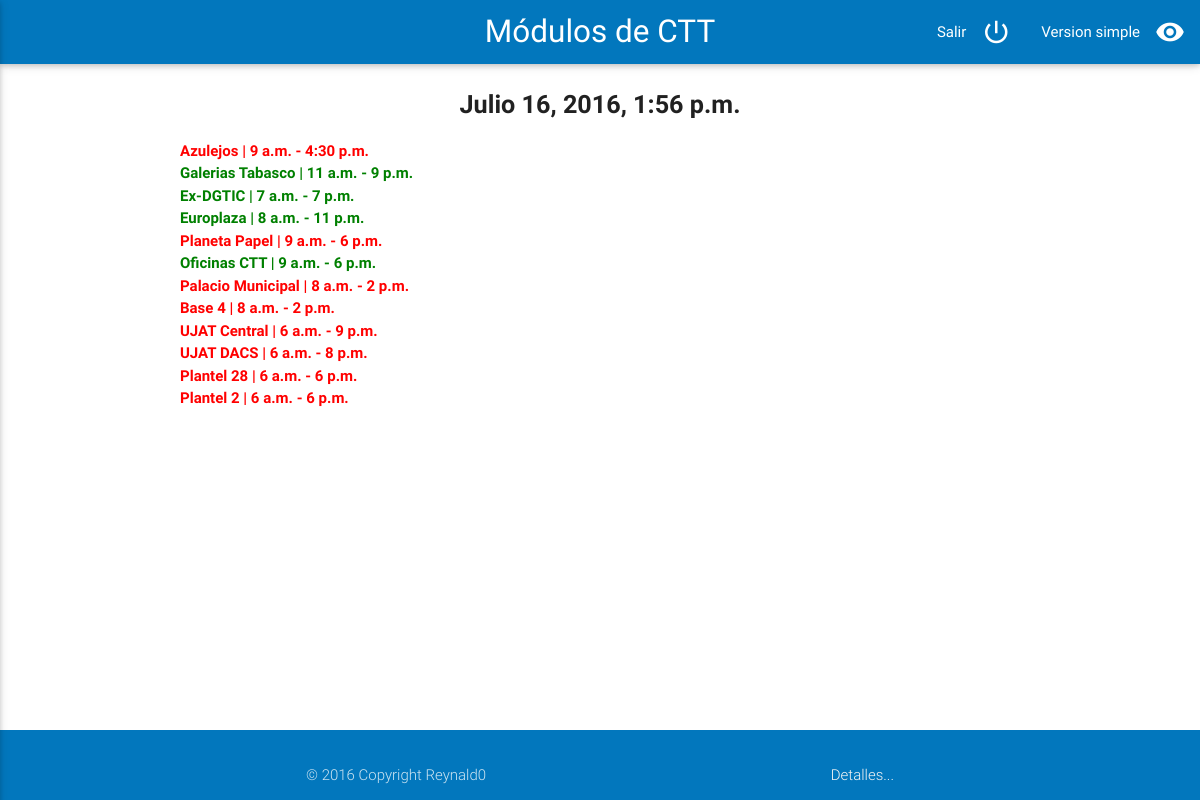
The app's page /inicio_min/ (signed in) with its own data.
### modulos/models.py (models this page shows, shortened)
class Modulo(models.Model):
	nombre = models.CharField(max_length = 20)
	horario_inicio = models.TimeField()
	horario_final = models.TimeField()
	ubicacion = models.TextField(blank=True)
	funciona = models.BooleanField()

### modulos/views.py (the view)
# urls.py: url(r'^inicio_min/$', inicio_min, name='inicio_min'),
def inicio_min(request):
	fecha_actual = datetime.datetime.now() - datetime.timedelta(hours=5)
	modulos = Modulo.objects.all()
	return render(request, 'inicio_min.html', {'fecha_actual': fecha_actual, 'modulos': modulos })

### templates/inicio_min.html
{% extends 'components/base.html' %}
{% load staticfiles %}
{% block encabezado %}
	{{ fecha_actual }}
{% endblock encabezado%}
{% block contenido %}
		{% for modulo in modulos %}
				<b>
					{% if modulo.funciona %}
				    	<font color='green'>
				    {% else %}
				    	<font color='red'>
				    {% endif %}
				    {{ modulo.nombre }} | {{ modulo.horario_inicio }} - {{ modulo.horario_final }}<br>
				</font>
				</b>
    	{% endfor %}
{% endblock contenido %}

### static/css/custom.css (style rules this page uses)
body { display: flex; min-height: 100vh; flex-direction: column; }

### records on screen
Modulo: nombre "Azulejos", horario_inicio "9 a.m.", horario_final "4:30 p.m."
Modulo: nombre "Galerias Tabasco", horario_inicio "11 a.m.", horario_final "9 p.m."
Modulo: nombre "Ex-DGTIC", horario_inicio "7 a.m.", horario_final "7 p.m."
Modulo: nombre "Europlaza", horario_inicio "8 a.m.", horario_final "11 p.m."
Modulo: nombre "Planeta Papel", horario_inicio "9 a.m.", horario_final "6 p.m."
Modulo: nombre "Oficinas CTT", horario_inicio "9 a.m.", horario_final "6 p.m."
Modulo: nombre "Palacio Municipal", horario_inicio "8 a.m.", horario_final "2 p.m."
Modulo: nombre "Base 4", horario_inicio "8 a.m.", horario_final "2 p.m."
Modulo: nombre "UJAT Central", horario_inicio "6 a.m.", horario_final "9 p.m."
Modulo: nombre "UJAT DACS", horario_inicio "6 a.m.", horario_final "8 p.m."
Modulo: nombre "Plantel 28", horario_inicio "6 a.m.", horario_final "6 p.m."
Modulo: nombre "Plantel 2", horario_inicio "6 a.m.", horario_final "6 p.m."
